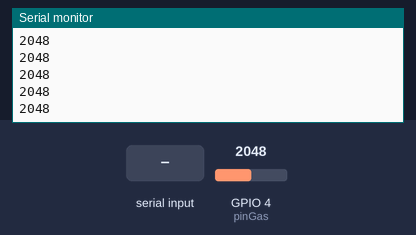
Recording of a program running on a simulated ESP32. Parts: the last lines printed to the serial monitor. Inputs (shaded band) come from the test bench; at power-on: GPIO 4 (pinGas) = 2048. Nothing arrives over Bluetooth unless stated.

Above: at 1.2 s.
1.3 s: "1\n" received over the second serial link
2.8 s: GPIO 4 (pinGas) set to 2866
At 3.5 s:
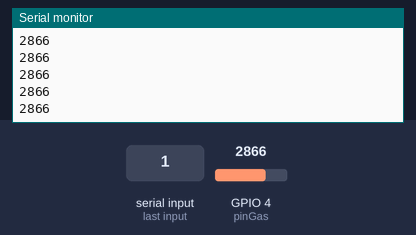
4.3 s: "0\n" received over the second serial link
5.8 s: GPIO 4 (pinGas) set to 3603
At 6.7 s:
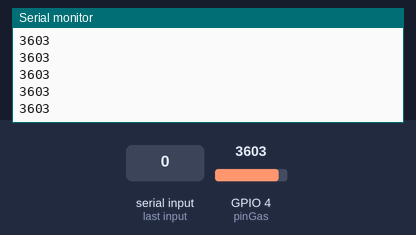
Timing chart, 0 to 8.3 s (numbered marks = the images above; inputs shaded):
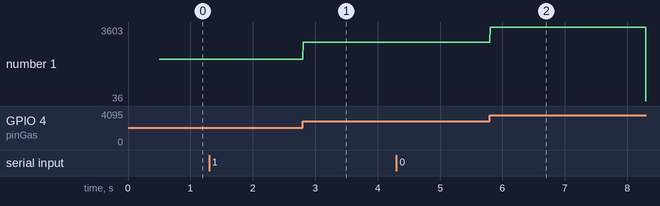

The program:

main.cpp
```cpp
#include <Arduino.h>
#include <BluetoothSerial.h>
#include <ArduinoJson.h>

#define pinGas 4
int valorGas;
unsigned long tempoAnterior = 0;
unsigned long tempoAtual;
bool limite;

BluetoothSerial BT;

void setup() {
Serial.begin(9600);
  pinMode (pinGas, INPUT);

  if (BT.begin("dedinho"))
  {
    Serial.println("Bluetooth (Slave) inicializado.");
    Serial.print("Endereco BLUT:  ");
    //F4:65:0B:54:70:12
    Serial.println(BT.getBtAddressString());
  }
  else
  {
    Serial.println("ERRO ao inicializar Bluetooth!");
    return; // Não continua se o BT falhar
  }
}

void loop() {


  valorGas = analogRead(4);

  tempoAtual = millis();
  if (valorGas >= 680)
  {
    limite = true;
    if (tempoAtual - tempoAnterior >=500)
  Serial.println (valorGas);
  }

  else
{
  limite = false;
}


if (BT.available()) // isso é pra conferir se a biblioteca de blutout ta funcionado certinho
  {
    String mensagemRecebida = BT.readStringUntil('\n'); // lê a mensagem recebida até o caractere de nova linha /n

    Serial.println("Mensagem Recebida:" + mensagemRecebida); // exibe a mensagem recebida no monitor serial
  }

JsonDocument doc;

  doc["limite"] = limite;

  String jsonString;

  serializeJson(doc, jsonString);


  // Envio Bluetooth
  if (BT.available())
  {

    // String mensagemEnviar = Serial.readStringUntil('\n');
    // mensagemEnviar.trim(); // remove espaços em branco extras
    // BT.println(mensagemEnviar); // envia a mensagem via Bluetooth
    // Serial.println("Mensagem Enviada:" + mensagemEnviar);

    String mensagemEnviar = jsonString;

    BT.println(jsonString);

  }

}
```

Measured:
- after the input at 2.8 s, the serial monitor: prints a new line at once (image 1)
- after the input at 5.8 s, the serial monitor: prints a new line at once (image 2)
- plotted number 1: 2048 → 2866 after the input at 2.8 s, 2866 → 36 after the input at 5.8 s
